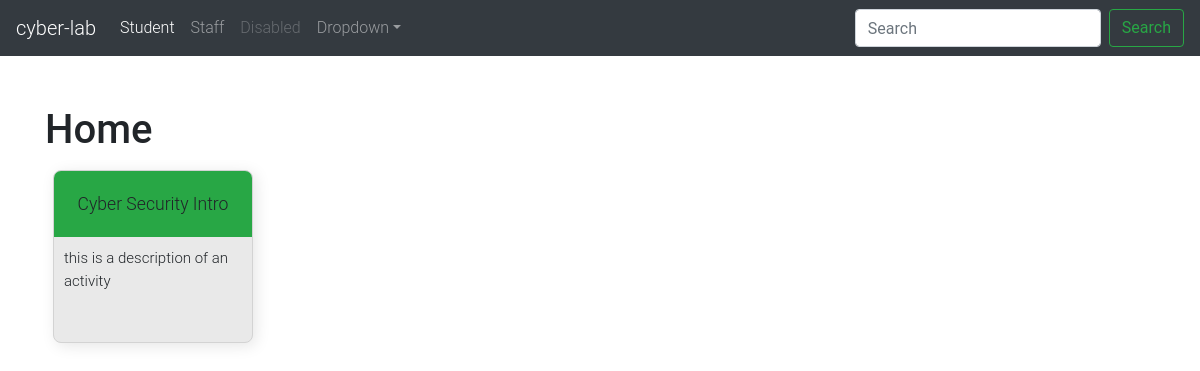
The page / on the database its author committed.
### app/models.py (models this page shows)
class Activity(db.Model):
    id = db.Column(db.Integer, primary_key=True, index=True)
    enabled = db.Column(db.Boolean)
    is_ready = db.Column(db.Boolean)
    running = db.Column(db.Boolean)
    title = db.Column(db.String(40))
    description = db.Column(db.String(300))
    category = db.Column(db.String(300))
    has_content = db.Column(db.Boolean)
    has_containers = db.Column(db.Boolean)
    time_created = db.Column(db.DateTime)
    content = db.Column(db.String(1000000))
    number_of_students = db.Column(db.Integer)
    number_of_containers = db.Column(db.Integer)
    container_list = db.Column(db.String(5000))

### app/views.py (the view)
@app.route('/', methods=['GET'])
def home():
    activities = Activity.query.filter_by(running=True).all()
    if len(activities) > 0:
        return render_template('root.html',
                                activities=activities)
    else:
        return render_template('404.html',
                                message="There are no available activites to run right now. Ask your teacher to add some.")

### app/templates/root.html
{% extends "base.html" %} {% block content %}
{% for activity in activities %}
<div class="activity_button" target="_blank" onclick="loading();location.href='/new?aid={{ activity.id }}'">
    <div class="activity_title bg-success">
        <div>{{ activity.title }}</div>
    </div>
    <div class="activity_body">
        <div class="description">
            {{ activity.description }}
        </div>
    </div>
</div>
{% endfor %}
{% endblock %}

### app/static/css/main.css (style rules this page uses)
body { font-family: Roboto, Helvetica, Arial, sans-serif; font-weight: 300; font-size: 16px; }
.activity_button { border-style: solid; border-width: 1px; border-color: lightgray; border-radius: 8px; background-color: #e9e9e9; overflow: hidden; -webkit-box-shadow: 3px 3px 11px 0px rgba(0, 0, 0, 0.2); -moz-box-shadow: 3px 3px 11px 0px rgba(0, 0, 0, 0.2); box-shadow: 3px 3px 15px 0px rgba(0, 0, 0, 0.1); transition: transform .2s ease-in-out; width: 200px; display: inline-grid; margin: 8px; cursor: pointer; }
.activity_title { background-color: #a9a9a973; text-align: center; padding-top: 20px; padding-bottom: 20px; font-size: 110%; margin: 0px; }
.activity_body { padding: 10px; padding-bottom: 30px; }
.description { font-size: 15px; margin-bottom: 20px; }

### app/static/content_builder/src/css/styles.css (style rules this page uses)
body { font-family: Roboto, Helvetica, Arial, sans-serif; font-weight: 300; font-size: 16px; }

### rows shown on the page
Activity: title "Cyber Security Intro", description "this is a description of an activity"
